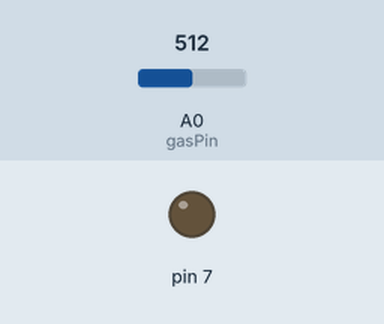
The sketch below on a simulated Arduino Uno, built with avr-gcc and run on an emulated ATmega328P. On the bench: output pins drawn as LEDs (lit = HIGH). The test bench sets the inputs (shaded band); at power-on: A0 (gasPin) = 512. What the sketch prints to the serial monitor is not drawn.

Above: at 0.1 s.
At 1.1 s:
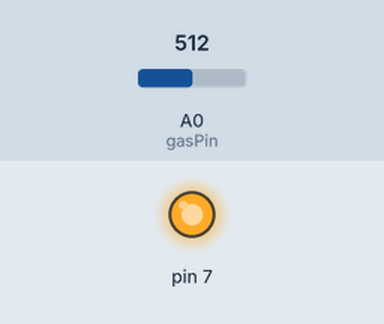
Timing chart, 0 to 2.6 s (numbered marks = the images above):
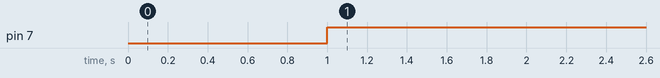

The sketch:

mq2_arduino_to_serial.ino
```cpp
const int gasPin = A0; //GAS sensor output pin to Arduino analog A0 pin
unsigned long time;

void setup()
{
	Serial.begin(9600); //Initialize serial port - 9600 bps
 pinMode(7, OUTPUT);
}

void loop()
{
  int valorgas = analogRead(gasPin);

	delay(1000); // Print value every 1 sec.

if (valorgas > 200 )

{digitalWrite(7, HIGH);}

else
{digitalWrite(7, LOW);}


if (millis() > (time + 5000)) {
       time = millis();
Serial.println(valorgas);
}
else {}

}
```

Measured:
- by itself, pin 7: LOW → HIGH at 1.0 s
